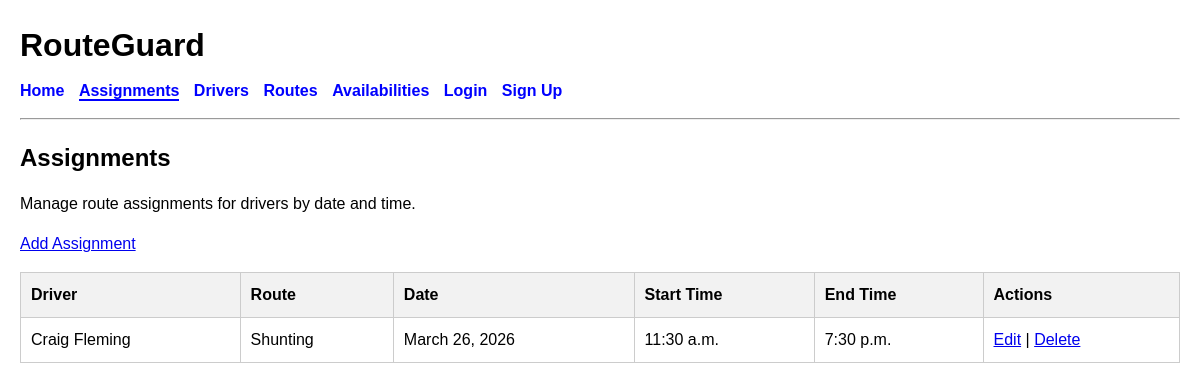
/assignments/, run on the app's committed database.
### planner/models.py (models this page shows, shortened)
class Assignment(models.Model):
    driver = models.ForeignKey(Driver, on_delete=models.CASCADE)
    route = models.ForeignKey(Route, on_delete=models.CASCADE)
    date = models.DateField()
    start_time = models.TimeField()
    end_time = models.TimeField()

class Driver(models.Model):
    name = models.CharField(max_length=100)
    employee_id = models.CharField(max_length=20, unique=True)
    active = models.BooleanField(default=True)
    def __str__(self):
        return self.name

class Route(models.Model):
    name = models.CharField(max_length=100)
    destination = models.CharField(max_length=100)
    estimated_hours = models.DecimalField(max_digits=4, decimal_places=1)
    def __str__(self):
        return self.name

### planner/views.py (the view)
# urls.py: path("assignments/", views.assignment_list, name="assignment_list"),
def assignment_list(request):
    assignments = Assignment.objects.all()
    return render(
        request,
        "planner/assignment_list.html",
        {"assignments": assignments},
    )

### planner/templates/planner/assignment_list.html
{% extends "base.html" %}
{% block content %}
<h2>Assignments</h2>
<p>Manage route assignments for drivers by date and time.</p>
<p><a href="{% url 'create_assignment' %}">Add Assignment</a></p>
{% if assignments %}
    <table>
        <thead>
            <tr>
                <th>Driver</th>
                <th>Route</th>
                <th>Date</th>
                <th>Start Time</th>
                <th>End Time</th>
                <th>Actions</th>
            </tr>
        </thead>
        <tbody>
            {% for assignment in assignments %}
                <tr>
                    <td>{{ assignment.driver }}</td>
                    <td>{{ assignment.route }}</td>
                    <td>{{ assignment.date }}</td>
                    <td>{{ assignment.start_time }}</td>
                    <td>{{ assignment.end_time }}</td>
                    <td>
                        <a href="{% url 'edit_assignment' assignment.id %}">Edit</a>
                        |
                        <a href="{% url 'delete_assignment' assignment.id %}">Delete</a>
                </tr>
            {% endfor %}
        </tbody>
    </table>
{% else %}
    <p>No assignments have been added yet.</p>
{% endif %}
{% endblock %}

### static/css/style.css (style rules this page uses)
body { font-family: Arial, sans-serif; margin: 20px; line-height: 1.5; }
h1, h2 { margin-bottom: 10px; }
table { width: 100%; border-collapse: collapse; margin-top: 15px; margin-bottom: 20px; }
th, td { border: 1px solid #ccc; padding: 10px; text-align: left; }
th { background-color: #f2f2f2; }

### data on the page
Assignment: driver "Craig Fleming", route "Shunting", date "March 26, 2026", start_time "11:30 a.m.", end_time "7:30 p.m."
